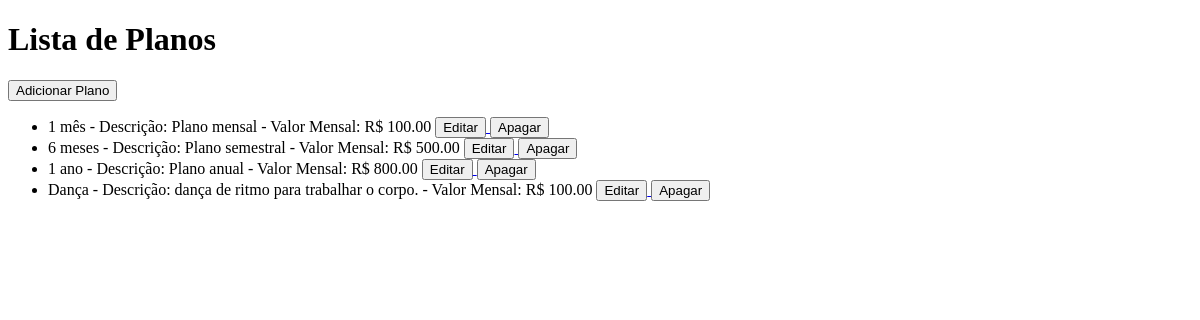
The app's page /planos/, older data.
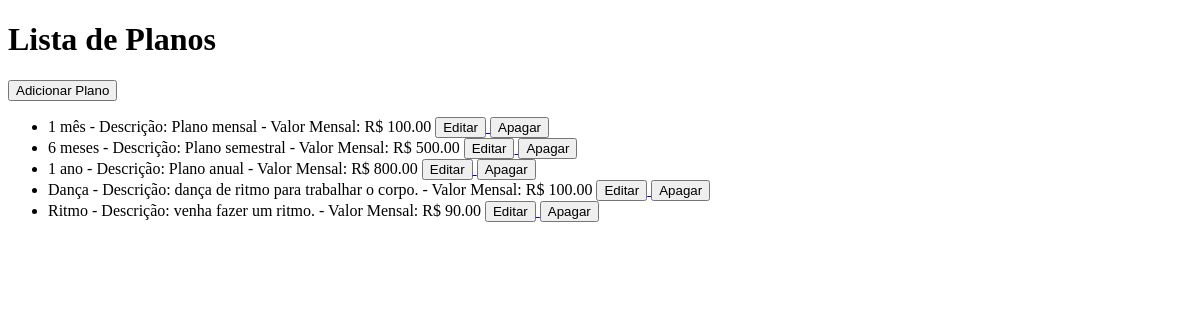
The same page, newer data.
### academia/models.py (models this page shows, shortened)
class PlanoTreino(models.Model):
    nome = models.CharField(max_length=100)
    descricao = models.TextField()
    valor_mensal = models.DecimalField(max_digits=6, decimal_places=2)

### academia/views.py (the view)
# urls.py: path('planos/', views.PlanoTreinoListView.as_view(), name='plano_list'),
class PlanoTreinoListView(ListView):
    model = PlanoTreino
    template_name = 'academia/plano_list.html'

### academia/templates/academia/plano_list.html (shortened to what this page needs)
<!DOCTYPE html>
<html lang="en">
<head>
</head>
<body>
    <h1>Lista de Planos</h1>
    <a href="{% url 'plano_create' %}">
        <button>Adicionar Plano</button>
    </a>
    <ul>
        {% for plano in object_list %}
        <li>
            {{ plano.nome }} - Descrição: {{ plano.descricao }} - Valor Mensal: R$ {{ plano.valor_mensal }}
            <a href="{% url 'plano_update' plano.id %}">
                <button>Editar</button>
            </a>
            <a href="{% url 'plano_delete' plano.id %}">
                <button>Apagar</button>
            </a>
        </li>
        {% empty %}
        <p>Nenhum plano cadastrado.</p>
        {% endfor %}
    </ul>
</body>
</html>

Row changes from the older to the newer data that the page shows:
added PlanoTreino: nome "Ritmo", descricao "venha fazer um ritmo.", valor_mensal "90.00"
